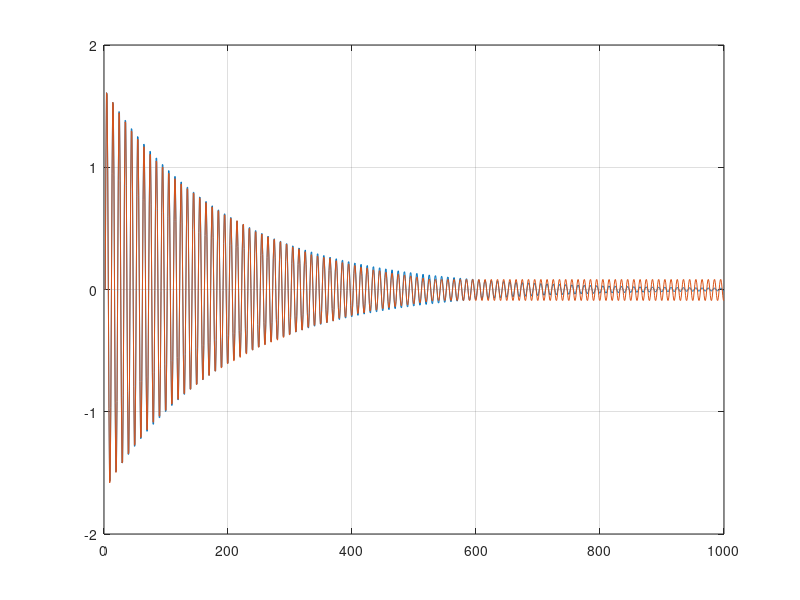

MATLAB code to generate this figure:
close all;
%xn --> H(Z) --y(n)
%  |
%  x(n) --> H(z)|Q -->yq(n)
% Q e` l'ipotetico operatore di quantizzazione.
% potrebbe essere un filtro IIR del primo ordine
N=1000;
y(1)=0;
y(2)=0;
yq(1)=0;
yq(2)=0;

%ora lo faccio del secondo ordine, quindi faccio comparire il ciclo limite
%anche con l'operatore floor
a1=1.61;
a2=-0.99;



nb=8; %numero di bit che voglio

for n=3:N
    if n==3
        x=1;
    else 
        x=0;
    end
    y(n)=a1*y(n-1)+a2*y(n-2)+x;
    %quantizzazione per numero di bit che voglio io
    yq(n)=floor( (a1*yq(n-1)+a2*yq(n-2)+x)*2^nb)/(2^nb); %va a zero
    %yq2(n)=round((a1*yq2(n-1)+x)*2^nb)/(2^nb); %resta costante
    
end
plot(y)
hold on
plot(yq)
grid on

%da un certo N in poi l'uscita non dipende piu` dall'ingresso
%piu` semplice caso di CICLO LIMITE : uscita di un sistema, da un certo N
%in poi non dipende piu` dall'ingresso.  Non e` piu` un sistema lineare, e
%si vede il ciclo limite. Ho il ciclo limite proprio perche` e` un filtro
%IIR, se fosse fir, proprio per definizione, non avrei un ciclo limite.

%nel caso del floor ho lo zero e non ho cicli limite. Quando l'ordine e`
%superiore a 1, anche con l'operatore floor esce un ciclo limite.